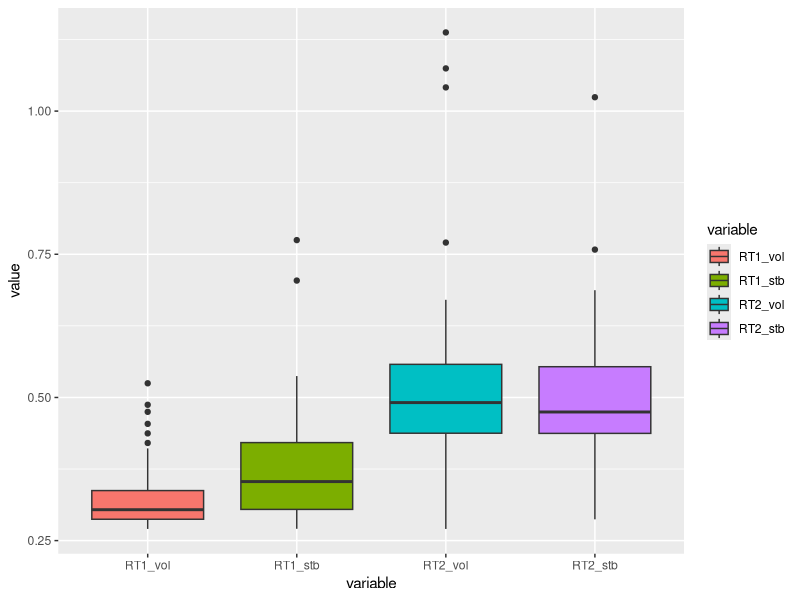

This chart was generated by the following R code:
## ---- chunk 1

library(tidyverse)
library(dplyr)
library(reshape2)


## ---- chunk 2
# Loading data
df1 <- read.csv("../data_behavioral/1_updated_behav.csv")
df2 <- read.csv("../data_behavioral/2_updated_behav.csv")

## ---- chunk 3
# Creating correct reaction time
df1$RT <- (df1$ReactionTime - df1$PredOnset)
df2$RT <- (df2$ReactionTime - df2$PredOnset)

## ---- chunk 4
# Isolating volatile part and stable part
df1_vol <- df1[51:100,]
df2_vol <- df2[51:100,]

df1_stb <- df1[1:50,]
df2_stb <- df2[1:50,]

## ---- chunk 5
# Takind average reaction time for volatile environment
avg_RT1_vol <- mean(df1_vol$RT)
avg_RT2_vol <- mean(df2_vol$RT)

# Taking average reaction time for stable environment
avg_RT1_stb <- mean(df1_stb$RT)
avg_RT2_stb <- mean(df2_stb$RT)

## ---- chunk 6
# Creating dataframe with only the interesting columns
df_bx <- tibble(RT1_vol = df1_vol$RT, RT1_stb = df1_stb$RT, RT2_vol = df2_vol$RT, RT2_stb = df2_stb$RT)

df_bx <- na.omit(df_bx)
## ---- chunk 7

df_long <- melt(df_bx, measure.vars = c("RT1_vol", "RT1_stb", "RT2_vol", "RT2_stb"))

## ---- chunk 8

# Creating the scatter plot with standard errors
ggplot(df_long, aes(x = variable, y = value, fill = variable)) +
  geom_boxplot()
  labs(x = "Reaction Time Columns", y = "Reaction Times") +
  theme_minimal()
